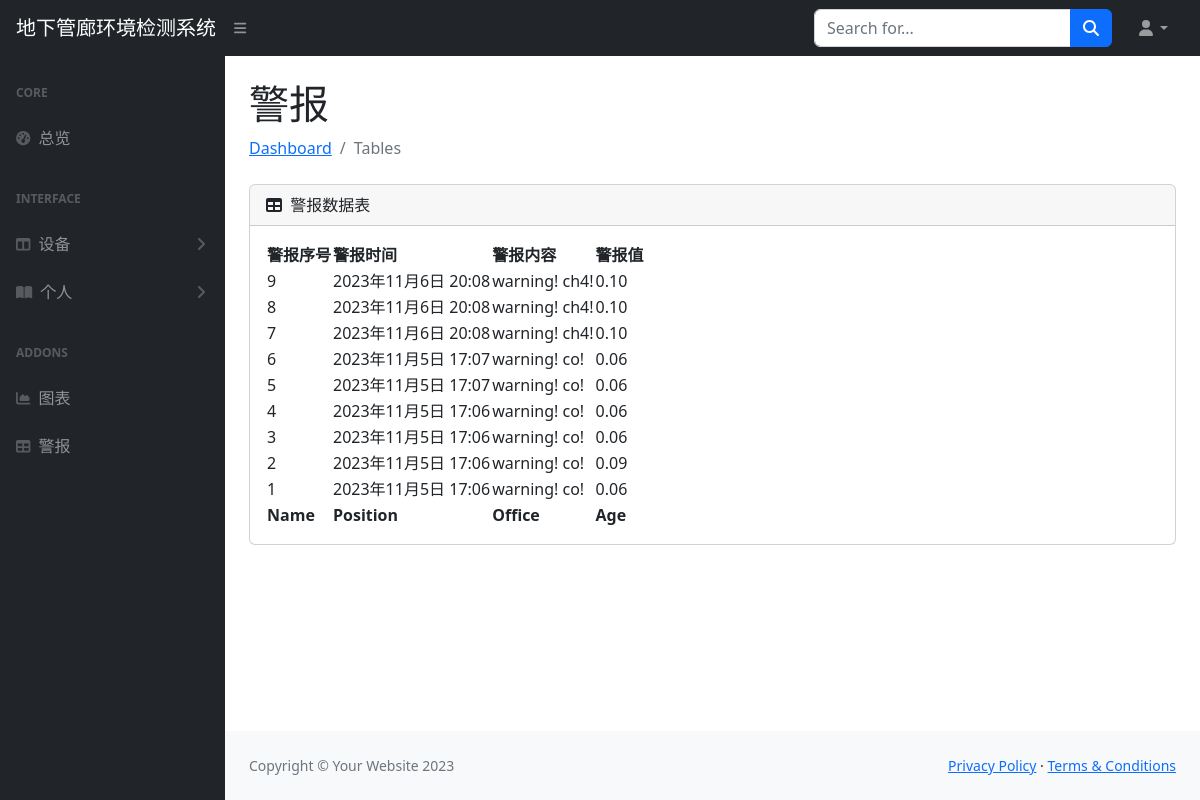
Screenshot of /table with the database file from the repository.
### users/models.py (models this page shows, shortened)
class Alert(models.Model):
    Alertid = models.AutoField(primary_key=True)
    datetime = models.DateTimeField(default=datetime.now,verbose_name='警报日期')
    content = models.CharField(max_length=255,verbose_name='警报内容')
    value = models.DecimalField(max_digits=10, decimal_places=2,verbose_name='警报值')
    class Meta:
        verbose_name = '警报清单'
        verbose_name_plural = '警报清单'

### users/views.py (the view)
# urls.py: path('table', views.table,name='table'),
def table(request):
    alertData = Alert.objects.all().order_by('-Alertid')
    return render(request, 'tables.html',{'alertData':alertData})

### templates/tables.html (shortened to what this page needs)
<!DOCTYPE html>
<html lang="en">
    <head>
        <link href="https://cdn.jsdelivr.net/npm/simple-datatables@7.1.2/dist/style.min.css" rel="stylesheet" />
        <link href="/static/css/styles.css" rel="stylesheet" />
    </head>
    <body class="sb-nav-fixed">
        <nav class="sb-topnav navbar navbar-expand navbar-dark bg-dark">
            <a class="navbar-brand ps-3" href="/">地下管廊环境检测系统</a>
            <button class="btn btn-link btn-sm order-1 order-lg-0 me-4 me-lg-0" id="sidebarToggle" href="#!"><i class="fas fa-bars"></i></button>
            <form class="d-none d-md-inline-block form-inline ms-auto me-0 me-md-3 my-2 my-md-0">
                <div class="input-group">
                    <input class="form-control" type="text" placeholder="Search for..." aria-label="Search for..." aria-describedby="btnNavbarSearch" />
                    <button class="btn btn-primary" id="btnNavbarSearch" type="button"><i class="fas fa-search"></i></button>
                </div>
            </form>
            <ul class="navbar-nav ms-auto ms-md-0 me-3 me-lg-4">
                <li class="nav-item dropdown">
                    <a class="nav-link dropdown-toggle" id="navbarDropdown" href="#" role="button" data-bs-toggle="dropdown" aria-expanded="false"><i class="fas fa-user fa-fw"></i></a>
                </li>
            </ul>
        </nav>
        <div id="layoutSidenav">
            <div id="layoutSidenav_nav">
                <nav class="sb-sidenav accordion sb-sidenav-dark" id="sidenavAccordion">
                    <div class="sb-sidenav-menu">
                        <div class="nav">
                            <div class="sb-sidenav-menu-heading">Core</div>
                            <a class="nav-link" href="/">
                                <div class="sb-nav-link-icon"><i class="fas fa-tachometer-alt"></i></div>
                                总览
                            </a>
                            <div class="sb-sidenav-menu-heading">Interface</div>
                            <a class="nav-link collapsed" href="#" data-bs-toggle="collapse"
                                data-bs-target="#collapseLayouts" aria-expanded="false" aria-controls="collapseLayouts">
                                <div class="sb-nav-link-icon"><i class="fas fa-columns"></i></div>
                                设备
                                <div class="sb-sidenav-collapse-arrow"><i class="fas fa-angle-down"></i></div>
                            </a>
                            <a class="nav-link collapsed" href="#" data-bs-toggle="collapse" data-bs-target="#collapsePages"
                                aria-expanded="false" aria-controls="collapsePages">
                                <div class="sb-nav-link-icon"><i class="fas fa-book-open"></i></div>
                                个人
                                <div class="sb-sidenav-collapse-arrow"><i class="fas fa-angle-down"></i></div>
                            </a>
                            <div class="sb-sidenav-menu-heading">Addons</div>
                            <a class="nav-link" href="/chart">
                                <div class="sb-nav-link-icon"><i class="fas fa-chart-area"></i></div>
                                图表
                            </a>
                            <a class="nav-link" href="/table">
                                <div class="sb-nav-link-icon"><i class="fas fa-table"></i></div>
                                警报
                            </a>
                        </div>
                    </div>
                </nav>
            </div>
            <div id="layoutSidenav_content">
                <main>
                    <div class="container-fluid px-4">
                        <h1 class="mt-4">警报</h1>
                        <ol class="breadcrumb mb-4">
                            <li class="breadcrumb-item"><a href="#">Dashboard</a></li>
                            <li class="breadcrumb-item active">Tables</li>
                        </ol>
                        <div class="card mb-4">
                            <div class="card-header">
                                <i class="fas fa-table me-1"></i>
                                警报数据表
                            </div>
                            <div class="card-body">
                                <table id="datatablesSimple">
                                    <thead>
                                        <tr>
                                            <th>警报序号</th>
                                            <th>警报时间</th>
                                            <th>警报内容</th>
                                            <th>警报值</th>
                                        </tr>
                                    </thead>
                                    <tfoot>
                                        <tr>
                                            <th>Name</th>
                                            <th>Position</th>
                                            <th>Office</th>
                                            <th>Age</th>
                                        </tr>
                                    </tfoot>
                                    <tbody>
                                        {% for i in alertData%}
                                        <tr>
                                            <td>{{i.Alertid}}</td>
                                            <td>{{i.datetime}}</td>
                                            <td>{{i.content}}</td>
                                            <td>{{i.value}}</td>
                                        </tr>
                                        {% endfor %}
                                    </tbody>
                                </table>
                            </div>
                        </div>
                    </div>
                </main>
                <footer class="py-4 bg-light mt-auto">
                    <div class="container-fluid px-4">
                        <div class="d-flex align-items-center justify-content-between small">
                            <div class="text-muted">Copyright &copy; Your Website 2023</div>
                            <div>
                                <a href="#">Privacy Policy</a>
                                &middot;
                                <a href="#">Terms &amp; Conditions</a>
                            </div>
                        </div>
                    </div>
                </footer>
            </div>
        </div>
    </body>
</html>

### rows the page displays
Alert: Alertid "9", datetime "2023年11月6日 20:08", content "warning! ch4!", value "0.10"
Alert: Alertid "8", datetime "2023年11月6日 20:08", content "warning! ch4!", value "0.10"
Alert: Alertid "7", datetime "2023年11月6日 20:08", content "warning! ch4!", value "0.10"
Alert: Alertid "6", datetime "2023年11月5日 17:07", content "warning! co!", value "0.06"
Alert: Alertid "5", datetime "2023年11月5日 17:07", content "warning! co!", value "0.06"
Alert: Alertid "4", datetime "2023年11月5日 17:06", content "warning! co!", value "0.06"
Alert: Alertid "3", datetime "2023年11月5日 17:06", content "warning! co!", value "0.06"
Alert: Alertid "2", datetime "2023年11月5日 17:06", content "warning! co!", value "0.09"
Alert: Alertid "1", datetime "2023年11月5日 17:06", content "warning! co!", value "0.06"
